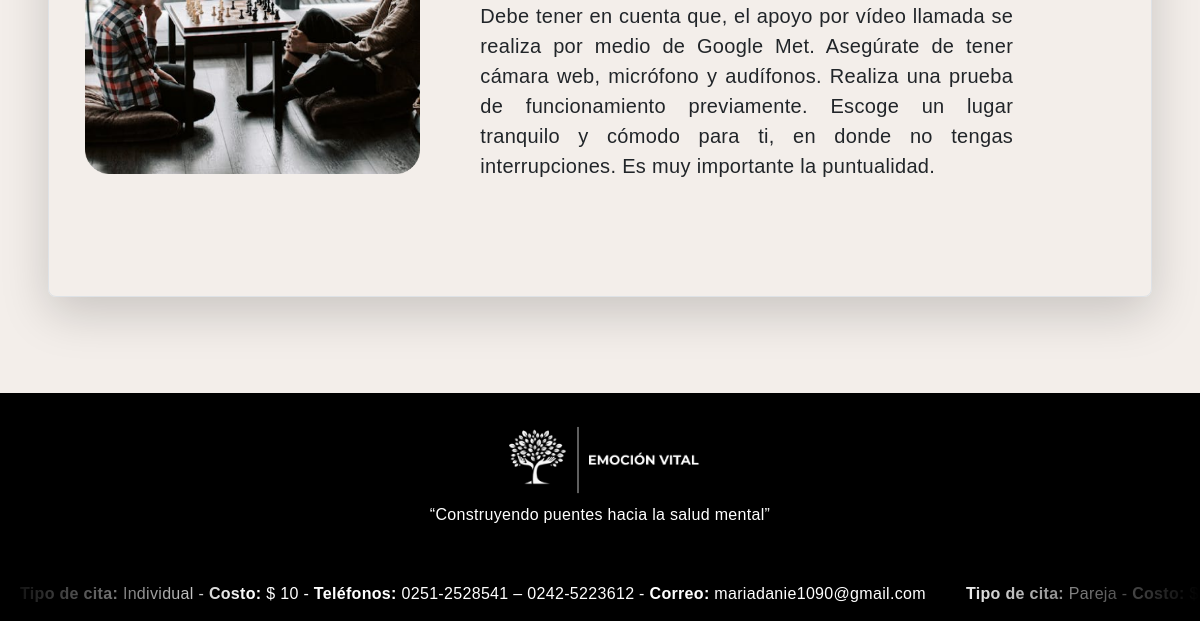
The app's page / (lower part), older data.
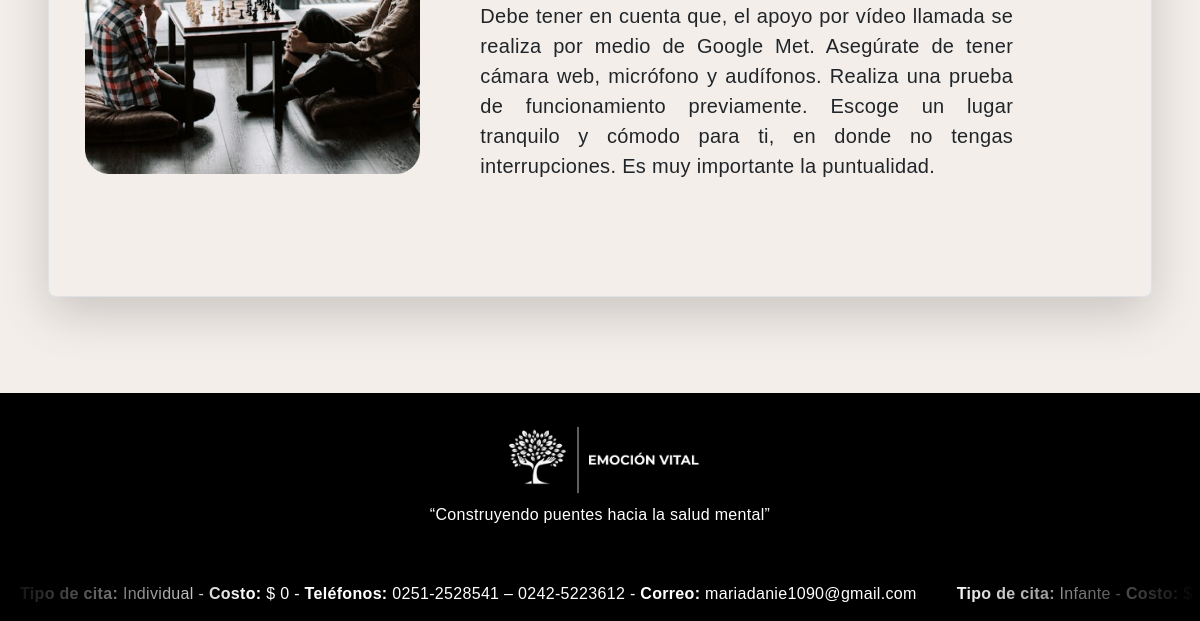
The same page, newer data.
### tables this page shows
CREATE TABLE `tipo_cita` (
  `Id_TipoCita` int(11) NOT NULL,
  `Tipo_Cita` varchar(20) NOT NULL,
  `Costo` float NOT NULL,
  `Status` enum('Activo','Inactivo') NOT NULL,
  `Fecha_Registro` datetime NOT NULL
);

### Index.php (the view, shortened to what this page needs)
<!DOCTYPE html>
<html lang="es">
<head>
  <link href="https://cdn.jsdelivr.net/npm/bootstrap@5.3.2/dist/css/bootstrap.min.css" rel="stylesheet">
  <link rel="stylesheet" href="https://cdnjs.cloudflare.com/ajax/libs/remixicon/4.2.0/remixicon.min.css">
  <link href="CSS/Blog.css" rel="stylesheet">
  <link href="CSS/navbar.css" rel="stylesheet">
  <link rel="stylesheet" href="https://cdn.jsdelivr.net/npm/flatpickr/dist/flatpickr.min.css">
    <link rel="stylesheet" href="https://cdnjs.cloudflare.com/ajax/libs/toastr.js/latest/toastr.min.css">
</head>
<body>
  <section id="seccion5" class="p-5">
    <div class="container my-5">
      <div class="row p-4 pb-0 pe-lg-0 pt-lg-5 align-items-center rounded-3 border shadow-lg contenedor-principal">
        <div class="col-lg-4">
          <div class="contenedor-imagen">
            <img class="imagen-responsiva" src="Imagenes/imagen modalidad.png" alt="Imagen Modalidad">
          </div>
        </div>
        <div class="col-lg-7 p-3 p-lg-5 pt-lg-3">
          <p class="lead text-justify">
            <br>
            Debe tener en cuenta que, el apoyo por vídeo llamada se realiza por medio de Google Met.
            Asegúrate de tener cámara web, micrófono y audífonos.
            Realiza una prueba de funcionamiento previamente.
            Escoge un lugar tranquilo y cómodo para ti, en donde no tengas interrupciones.
            Es muy importante la puntualidad.
          </p>
        </div>
      </div>
    </div>
  </section>
  <footer id="Footer" class="p-4 text-center">
    <div class="containerf">
            <img src="Imagenes/LOGO FULL BLANCO2.png" alt="logofooter" class="" style="max-width: 200px;">
                <div class="text-content">
                    <p>
                    “Construyendo puentes hacia la salud mental”
                    </p>
                </div>
    </div>
</footer>
  <div class="carrusel">
    <div class="carrusel-slide">
      <?php
      include_once('Configuracion/Conexion_BD.php');
      $Consulta = "SELECT Tipo_Cita, Costo FROM tipo_cita WHERE Status = 'Activo'";
      $Resultado = $Conexion->query($Consulta);
      if ($Resultado->num_rows > 0) {
        while ($fila = $Resultado->fetch_assoc()) {
          $tipoCita = $fila['Tipo_Cita'];
          $costo = $fila['Costo'];
          echo '<div class="carrusel-item">';
          echo '<p><strong>Tipo de cita:</strong> ' . $tipoCita . ' - <strong>Costo:</strong> $ '  . $costo .  '  - <strong>Teléfonos:</strong> 0251-2528541 – 0242-5223612  -   <strong>Correo:</strong> mariadanie1090@gmail.com
          </p>';
          echo '</div>';
        }
      }
      ?>
    </div>
  </div>
</body>
</html>

Row changes from the older to the newer data that the page shows:
no longer on this page (row edited): tipo_cita: Tipo_Cita "Pareja"
changed tipo_cita "Individual": Costo "10" → "0"
now on this page (row edited): tipo_cita: Tipo_Cita "Infante"
